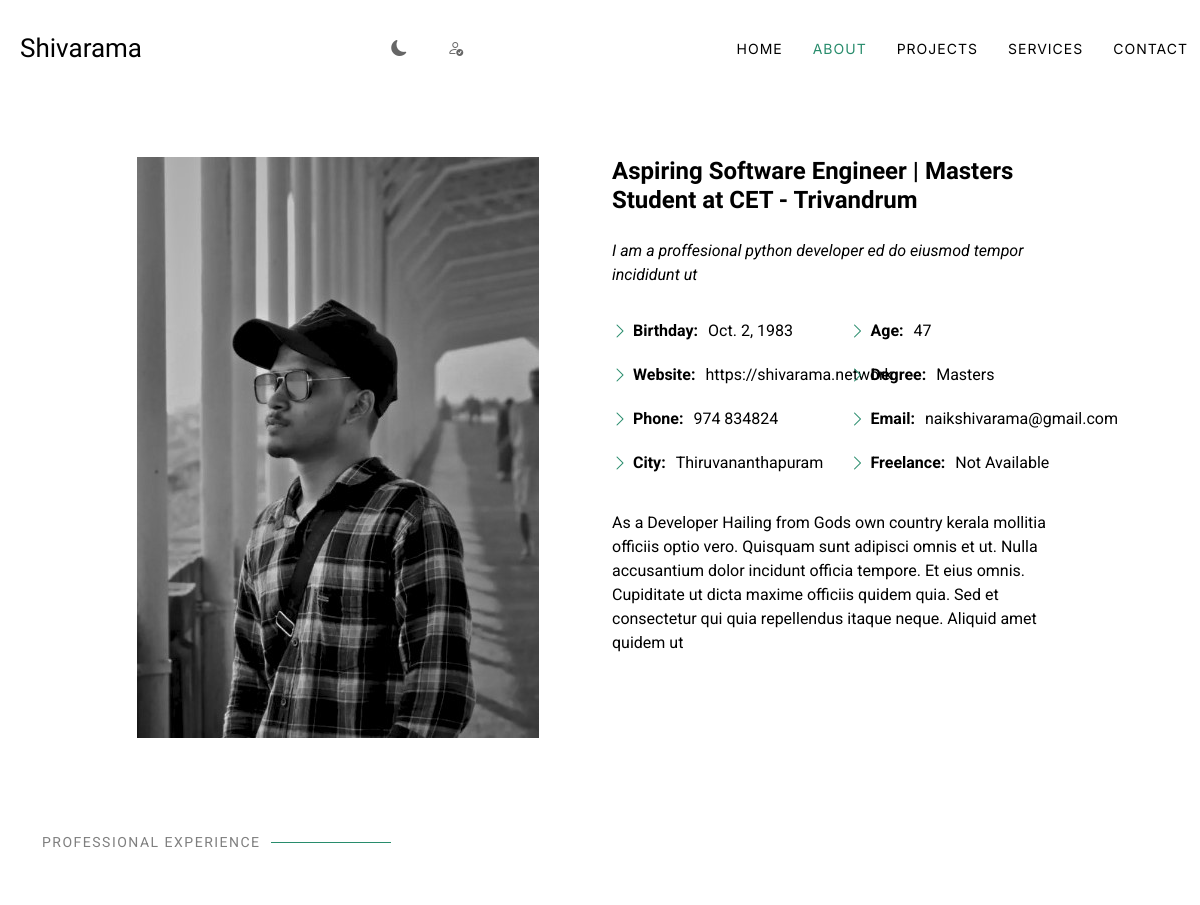
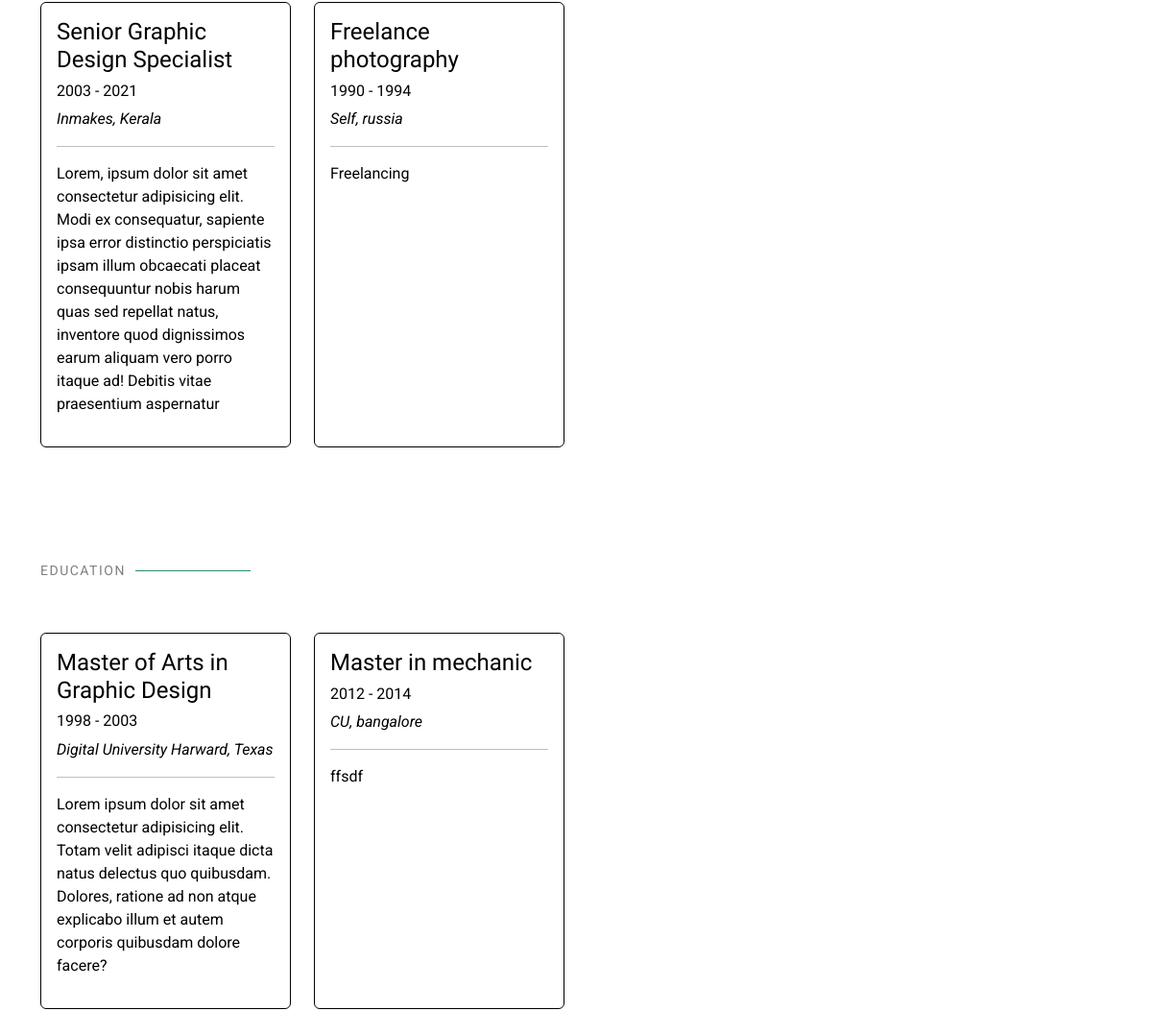
The page /about/ on the database its author committed (2 pictures, top to bottom).
### adminapp/models.py (models this page shows, shortened)
class UserDetails(models.Model):
        name = models.CharField(max_length=100)
        email = models.EmailField(max_length=100)
        phone = models.CharField(max_length=15)
        birthday = models.DateField()
        website = models.URLField()
        city = models.CharField(max_length=100)
        age = models.IntegerField()
        degree = models.CharField(max_length=100)
        freelance = models.CharField(max_length=20, choices=[('Available', 'Available'), ('Not Available', 'Not Available')])
        picture = models.ImageField(upload_to='profile_picture')
        heading1 = models.CharField(max_length=70)
        heading2 = models.CharField(max_length=150)
        description = models.CharField(max_length=500)

class ProfessionalExperience(models.Model):
    title = models.CharField(max_length=200)
    start_year = models.CharField(max_length=4)
    end_year = models.CharField(max_length=4)
    company = models.CharField(max_length=200)
    location = models.CharField(max_length=200)
    description = models.TextField()

class Education(models.Model):
    degree = models.CharField(max_length=200)
    start_year = models.CharField(max_length=4)
    end_year = models.CharField(max_length=4)
    institution = models.CharField(max_length=200)
    location = models.CharField(max_length=200)
    description = models.TextField()

### viewerapp/views.py (the view)
# urls.py: path('about/', views.about, name='about'),
def about(request):
    user_details = UserDetails.objects.first()
    experiences = ProfessionalExperience.objects.all()
    educations = Education.objects.all()
    return render(request, 'viewerapp/about.html', {'user_details': user_details,'experiences': experiences,'educations': educations})

### templates/viewerapp/about.html (shortened to what this page needs)
{% extends 'viewerapp/index.html' %}
{% load static %}
{% block content %}
    <section id="about" class="about section">
      <div class="container" data-aos="fade-up" data-aos-delay="100">
        <div class="row gy-4 justify-content-center">
          <div class="col-lg-5">
            {% if user_details.picture %}
            <img src="{{ user_details.picture.url }}" class="img-fluid" alt="">
            {% else %}
            <img src="{% static 'viewerapp/assets/img/about.jpg' %}" alt="">
            {% endif %}
          </div>
          <div class="col-lg-5 content">
            <h2 class="text-start">{{ user_details.heading1 }}</h2>
            <p class="fst-italic py-3 text-start">{{ user_details.heading2 }}</p>
            <div class="row">
                <div class="col-lg-6 text-start">
                    <ul>
                        <li><i class="bi bi-chevron-right"></i> <strong>Birthday:</strong> <span>{{ user_details.birthday }}</span></li>
                        <li><i class="bi bi-chevron-right"></i> <strong>Website:</strong> <span>{{ user_details.website }}</span></li>
                        <li><i class="bi bi-chevron-right"></i> <strong>Phone:</strong> <span>{{ user_details.phone }}</span></li>
                        <li><i class="bi bi-chevron-right"></i> <strong>City:</strong> <span>{{ user_details.city }}</span></li>
                    </ul>
                </div>
                <div class="col-lg-6 text-start">
                    <ul>
                        <li><i class="bi bi-chevron-right"></i> <strong>Age:</strong> <span>{{ user_details.age }}</span></li>
                        <li><i class="bi bi-chevron-right"></i> <strong>Degree:</strong> <span>{{ user_details.degree }}</span></li>
                        <li><i class="bi bi-chevron-right"></i> <strong>Email:</strong> <span>{{ user_details.email }}</span></li>
                        <li><i class="bi bi-chevron-right"></i> <strong>Freelance:</strong> <span>{{ user_details.freelance }}</span></li>
                    </ul>
                </div>
            </div>
            <p class="py-3 text-start">{{ user_details.description }}</p>
          </div>
        </div>
        <div class="row p-0">
          <div class="col-lg-5 p-0 m-0">
            <div class="container section-title  " style="margin-top: 100px; " >
              <h2>Professional Experience</h2>
            </div>
          </div>
        </div>
        <div class="row p-0">
              {% for experience in experiences  %}
              <div class="col-lg-3 col-md-6 mb-4">
              <div class="card h-100">
                <div class="card-body">
                    <h4 class="card-title">{{ experience.title }}</h4>
                    <h6>{{ experience.start_year }} - {{ experience.end_year }}</h6>
                    <p><em>{{ experience.company  }}, {{ experience.location }}</em></p>
                    <hr>
                    <p>{{ experience.description }}</p>
                </div>
            </div> </div>
        {% endfor %}
          </div>
        <div class="row p-0">
          <div class="col-lg-5 p-0 m-0">
            <div class="container section-title " style="margin-top: 100px; " >
              <h2>Education</h2>
            </div>
          </div>
        </div>
        <div class="row p-0">
            {% for education in educations %}
            <div class="col-lg-3 col-md-6 mb-4">
            <div class="card h-100">
              <div class="card-body">
                  <h4 class="card-title">{{ education.degree }}</h4>
                  <h6>{{ education.start_year }} - {{ education.end_year }}</h6>
                  <p><em>{{ education.institution }}, {{ education.location }}</em></p>
                  <hr>
                  <p>{{ education.description }}</p>
              </div>
          </div></div>
      {% endfor %}
        </div>
      </div>
    </section>
{% endblock %}

### templates/viewerapp/index.html (shortened to what this page needs)
{% load static %}
<!DOCTYPE html>
<html lang="en">
<head>
  <link href="{% static 'assets/vendor/bootstrap/css/bootstrap.min.css' %}" rel="stylesheet">
  <link href="{% static 'assets/vendor/bootstrap-icons/bootstrap-icons.css' %}" rel="stylesheet">
  <link href="{% static 'assets/vendor/aos/aos.css' %}" rel="stylesheet">
  <link href="{% static 'assets/vendor/glightbox/css/glightbox.min.css' %}" rel="stylesheet">
  <link href="{% static 'assets/vendor/swiper/swiper-bundle.min.css' %}" rel="stylesheet">
  <link rel="stylesheet" href="https://cdnjs.cloudflare.com/ajax/libs/font-awesome/6.5.2/css/all.min.css" />
  <link href="{% static 'assets/css/main.css' %}" rel="stylesheet">
</head>
<body class="index-page" onload="toggleTheme()">
  <header id="header" class="header d-flex align-items-center sticky-top">
    <div class="container-fluid position-relative d-flex align-items-center justify-content-between">
      <a href="index.html" class="logo d-flex align-items-center me-auto me-xl-0">
        <h1 class="sitename">Shivarama</h1>
      </a>
      <nav id="navmenu" class="navmenu">
        <ul>
          <li><a href="{% url 'index' %}" id="home">Home<br></a></li>
          <li><a href="{% url 'about' %}" id="about">About</a></li>
          <li><a href="{% url 'gallery' %}" id="gallery">Projects</a></li>
          <li><a href="{% url 'services' %}" id="services">Services</a></li>
          <li><a href="{% url 'contact' %}" id="contact">Contact</a></li>
        </ul>
      </nav>
      <div class="header-social-links">
       <a  onclick="themetoggle()" data-toggle="tooltip" data-placement="top" title="Change Theme" > <i id="theme-icon" class="bi bi-brightness-alt-high-fill"></i></a>
        <a href="{% url 'login' %}" style="margin-left: 30px;" data-toggle="tooltip" data-placement="top" title="Admin Login" >  <i class="bi bi-person-check"></i> </a>
      </div>
    </div>
  </header>
  <main class="main">
    {% block content %}{% endblock %}
  </main>
</body>
</html>

### static/assets/css/main.css (style rules this page uses)
:root { --default-font: "Roboto", system-ui, -apple-system, "Segoe UI", Roboto, "Helvetica Neue", Arial, "Noto Sans", "Liberation Sans", sans-serif, "Apple Color Emoji", "Segoe UI Emoji", "Segoe UI Symbol", "Noto Color Emoji"; --heading-font: "Cardo", sans-serif; --nav-font: "Inter", sans-serif; }
:root { --nav-color: rgba(255, 255, 255, 0.5); --nav-hover-color: var(--accent-color); --nav-dropdown-background-color: #161718; --nav-dropdown-color: rgba(255, 255, 255, 0.5); --nav-dropdown-hover-color: #ffffff; }
:root { scroll-behavior: smooth; }
body { color: var(--default-color); background-color: var(--background-color); font-family: var(--default-font); }
a { color: var(--accent-color); text-decoration: none; transition: 0.3s; }
h1, h2, h3, h4, h5, h6 { color: var(--heading-color); font-family: var(--heading-font); }
.header { color: var(--default-color); background-color: var(--background-color); padding: 20px 0; transition: all 0.5s; z-index: 997; }
.header .logo { line-height: 1; }
.header .logo h1 { font-size: 32px; margin: 0; font-weight: 400; color: var(--heading-color); }
.header .header-social-links { padding-right: 15px; }
.header .header-social-links a { color: color-mix(in srgb, var(--default-color), transparent 40%); padding-left: 6px; display: inline-block; transition: 0.3s; font-size: 16px; }
.header .header-social-links a i { line-height: 0px; }
@media (max-width: 1200px) { .header .logo { order: 1; } }
@media (max-width: 1200px) { .header .logo h1 { font-size: 26px; } }
@media (max-width: 1200px) { .header .header-social-links { order: 2; } }
@media (max-width: 1200px) { .header .header-social-links a { font-size: 16px; } }
@media (max-width: 1200px) { .header .navmenu { order: 3; } }
@media (min-width: 1200px) { .navmenu { padding: 0; } }
@media (min-width: 1200px) { .navmenu ul { margin: 0; padding: 0; display: flex; list-style: none; align-items: center; } }
@media (min-width: 1200px) { .navmenu li { position: relative; } }
@media (min-width: 1200px) { .navmenu a, .navmenu a:focus { color: var(--default-color); padding: 18px 15px; font-size: 14px; font-family: var(--nav-font); font-weight: 400; display: flex; align-items: center; justify-content: space-between; white-space: nowrap; transition: 0.3s; text-transform: uppercase; letter-spacing: 1px; } }
@media (min-width: 1200px) { .navmenu li:last-child a { padding-right: 0; } }
@media (min-width: 1200px) { .navmenu li:hover>a, .navmenu .active, .navmenu .active:focus { color: var(--nav-hover-color); } }
section, .section { color: var(--default-color); background-color: var(--background-color); padding: 60px 0; scroll-margin-top: 100px; overflow: clip; }
.section-title { padding-bottom: 60px; position: relative; }
.section-title h2 { font-size: 14px; font-weight: 400; padding: 0; line-height: 1px; margin: 0; letter-spacing: 1.5px; text-transform: uppercase; color: color-mix(in srgb, var(--default-color), transparent 50%); position: relative; font-family: var(--default-font); }
.section-title h2::after { content: ""; width: 120px; height: 1px; display: inline-block; background: var(--accent-color); margin: 4px 10px; }
.about .content h2 { font-weight: 700; font-size: 24px; }
.about .content ul { list-style: none; padding: 0; }
.about .content ul li { margin-bottom: 20px; display: flex; align-items: center; }
.about .content ul strong { margin-right: 10px; }
.about .content ul i { font-size: 16px; margin-right: 5px; color: var(--accent-color); line-height: 0; }
.card { color: #288c6c; color: #01e4e4; }

### templates/viewerapp/about.html (style rules this page uses)
.card { background-color: var(--background-color); color: var(--heading-color); border-color: var(--heading-color); }

### rows shown on the page
UserDetails: picture (picture), heading1 "Aspiring Software Engineer | Masters Student at CET - Trivandrum", heading2 "I am a proffesional python developer ed do eiusmod tempor incididunt ut", birthday "Oct. 2, 1983", website "https://shivarama.network", phone "974 834824", city "Thiruvananthapuram", age "47", degree "Masters", email "naikshivarama@gmail.com", freelance "Not Available", description "As a Developer Hailing from Gods own country kerala mollitia officiis optio vero. Quisquam sunt adipisci omnis et ut. Nulla accusantium dolor incidunt officia tempore. Et eius omnis. Cupiditate ut dicta maxime officiis quidem quia. Sed et consectetur qui quia repellendus itaque neque. Aliquid amet quidem ut"
ProfessionalExperience: title "Senior Graphic Design Specialist", start_year "2003", end_year "2021", company "Inmakes", location "Kerala", description "Lorem, ipsum dolor sit amet consectetur adipisicing elit. Modi ex consequatur, sapiente ipsa error distinctio perspiciatis ipsam illum obcaecati placeat consequuntur nobis harum quas sed repellat natus, inventore quod dignissimos earum aliquam vero porro itaque ad! Debitis vitae praesentium aspernatur"
ProfessionalExperience: title "Freelance photography", start_year "1990", end_year "1994", company "Self", location "russia", description "Freelancing"
Education: degree "Master of Arts in Graphic Design", start_year "1998", end_year "2003", institution "Digital University Harward", location "Texas", description "Lorem ipsum dolor sit amet consectetur adipisicing elit. Totam velit adipisci itaque dicta natus delectus quo quibusdam. Dolores, ratione ad non atque explicabo illum et autem corporis quibusdam dolore facere?"
Education: degree "Master in mechanic", start_year "2012", end_year "2014", institution "CU", location "bangalore", description "ffsdf"
